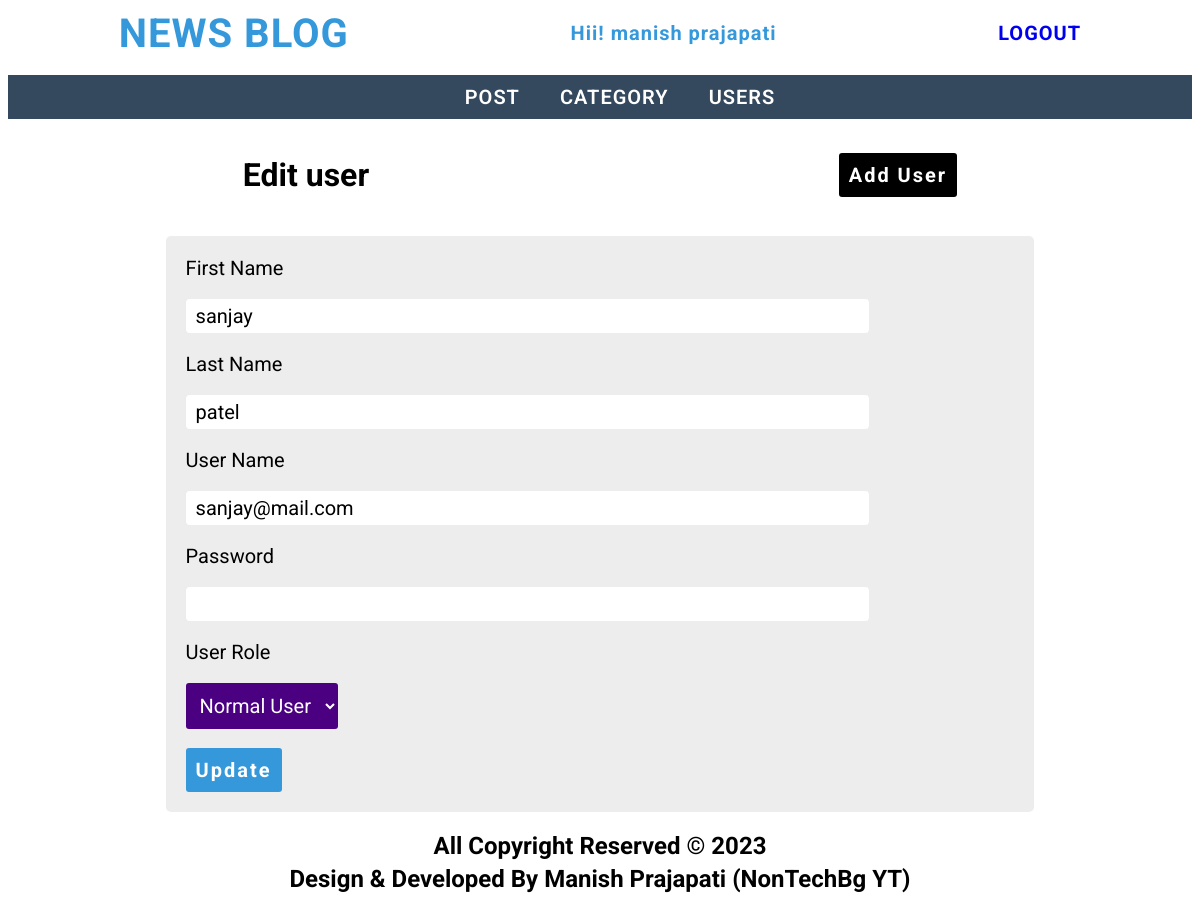
Page /admin/edit_user.php?id=2 (signed in) on the committed database.
### tables this page shows
CREATE TABLE `users` (
  `sr_no` int(11) NOT NULL,
  `fname` varchar(100) NOT NULL,
  `lname` varchar(100) NOT NULL,
  `uname` varchar(100) NOT NULL,
  `password` varchar(100) NOT NULL,
  `role` int(1) NOT NULL,
  `date` datetime NOT NULL
);

### admin/edit_user.php (the view, shortened to what this page needs)
<?php
    require_once("parts/header.php");
    $query = "SELECT * FROM users WHERE sr_no = {$_GET['id']}";
    $result = mysqli_query($conn,$query);
    $data = mysqli_fetch_assoc($result);
    $fname = $data['fname'];
    $lname = $data['lname'];
    $uname = $data['uname'];
    $role = $data['role'];
?>
    <div class="d-flex">
        <h1>Edit user</h1>
        <a href="add_user.php" class="btn-black">add user</a>
    </div>
    <div class="login-box post-form">
        <form action="actions/edit_user_action.php" method="post">
            <label>first name</label><br><br>
            <input class="input" name="fname" type="text" value="<?php echo $fname; ?>"><br><br>
            <label>last name</label><br><br>
            <input class="input" name="lname" type="text" value="<?php echo $lname; ?>"><br><br>
            <label>user name</label><br><br>
            <input class="input" name="uname" type="text" value="<?php echo $uname; ?>"><br><br>
            <label>password</label><br><br>
            <input class="input" name="password" type="password"><br><br>
            <label>user role</label><br><br>
            <select name="role">
                <?php if($role == 0){echo "<option value='1'>normal user</option>
                <option value='0' selected>admin</option>";}else{echo "<option value='1' selected>normal user</option>
                    <option value='0'>admin</option>";} ?>
            </select><br><br>
            <input type="submit" value="update" class="login">
        </form>
    </div>
<?php require_once("parts/footer.php"); ?>

### admin/color.css (style rules this page uses)
* { font-family: 'Roboto', sans-serif; list-style-type: none; }
a { text-decoration: none; }
.login-box { width: 500px; margin: 20px auto; background-color: #ededed; padding: 20px; border-radius: 5px; }
.input { outline: none; border: none; font-size: 20px; padding: 5px 10px; border-radius: 4px; }
.login-box label { text-transform: capitalize; font-size: 20px; padding-right: 10px; }
.login,.btn-black,.btn-green,.btn-red { outline: none; border: none; padding: 10px; text-transform: capitalize; letter-spacing: 2px; color: #fff; background-color: #3498db; border-radius: 3px; cursor: pointer; font-size: 20px; font-weight: bold; }
.btn-black { background-color: black; }
.d-flex { display: flex; justify-content: space-around; align-items: center; }
.post-form { width: 70%; }
.post-form .input,.post-form textarea { width: 80%; }
.post-form select { outline: none; border: none; background-color: indigo; color: #fff; padding: 10px; font-size: 20px; text-transform: capitalize; border-radius: 3px; }

### rows in the picture
users: fname "sanjay", lname "patel", uname "sanjay@mail.com", role "normal user"

### other values in the picture
$_SESSION["full_name"] "manish prajapati"
$val "POST"
$val "CATEGORY"
$val "USERS"
